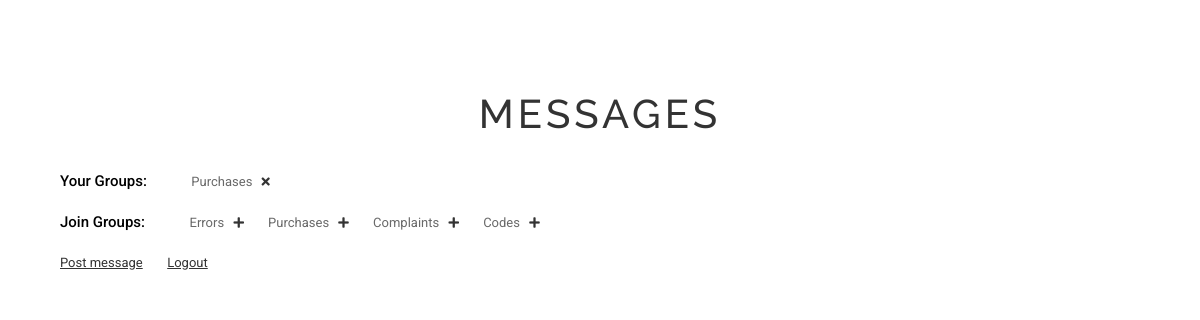
/messages (signed in), run on an earlier commit of the app's database.
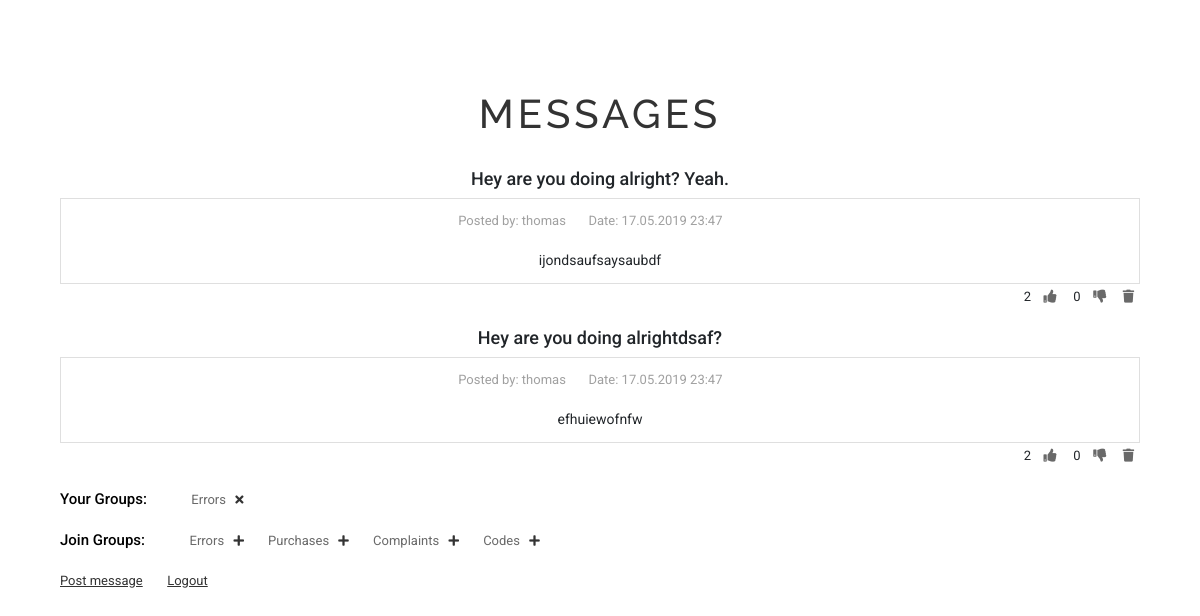
And on a later commit of the database.
### tables this page shows
CREATE TABLE groups (groupname text, username text);

CREATE TABLE messages (name text, message_content text, likes int, dislikes int, group_ text, creator text, date_created text);

### app.py (the view)
@app.route('/messages')
@is_logged_in
def messages():
	current_user = session['username']
	connection = sqlite3.connect('message_board.db')
	cursor = connection.cursor()
	query = "SELECT groupname FROM groups"
	result = cursor.execute(query)
	all_groups = []
	for row in result:
		if row[0] not in all_groups:
			all_groups.append(row[0])
	query = "SELECT groupname FROM groups WHERE username=?"
	result = cursor.execute(query, (current_user,))
	groups = []
	for row in result:
		groups.append(row[0])
	placeholder= '?' # For SQLite. See DBAPI paramstyle.
	placeholders= ', '.join(placeholder for unused in groups)
	query = 'SELECT * FROM messages WHERE group_ IN (%s)' % placeholders
	result = cursor.execute(query, groups)
	messages = []
	for row in result:
		messages.append({'name':row[0], 'message_content':row[1], 'likes':row[2], 'dislikes':row[3], 'group_':row[4], 'creator':row[5], 'date_created':row[6]})
	connection.close()
	return render_template('messages.html', messages=messages, groups=groups, all_groups=all_groups)

### app.py (called while the page is built)
def is_logged_in(f):
	@wraps(f)
	def wrap(*args, **kwargs):
		if 'logged_in' in session:
			return f(*args, **kwargs)
		else:
			flash('Unauthorized, Please login', 'danger')
			return redirect(url_for('login'))
	return wrap

### templates/messages.html (shortened to what this page needs)
{% extends 'layout.html' %}
{% block body %}
<div class="container message-board-wrapper">
	<div class="text-center message-section">
		<h1>Messages</h1>
		{% if session.logged_in %}
		<ul class="list-group message-format" style="list-style: none;">
		{% for message in messages%}
			<h3 style="font-size: 18px;">{{ message.name }}</h3>
			<li class="list-group-item">
				<span style="color: #a0a0a0;">
					Posted by: {{ message.creator }}&nbsp;&nbsp;&nbsp;&nbsp;&nbsp;&nbsp;
					Date: {{ message.date_created }}&nbsp;&nbsp;&nbsp;&nbsp;&nbsp;&nbsp;
				</span>
				<br>
				<br>
				<div style="font-size: 14px;">{{ message.message_content}}</div>
			</li>
			<ul class="text-right" style="margin-bottom: 20px;">
				<li style="display: inline-block;">
					<form action="{{ url_for('upvote', id=message.name) }}" method="post">
						{{ message.likes }}&nbsp;
						<button type="submit" style="color: #696969; border: none; background: none;"><i class="fas fa-thumbs-up"></i></button>&nbsp;&nbsp;
					</form>
				</li>
				<li style="display: inline-block;">
					<form action="{{ url_for('downvote', id=message.name) }}" method="post">
						{{ message.dislikes }}&nbsp;
						<button type="submit" style="color: #696969; border: none; background: none;"><i class="fas fa-thumbs-down"></i></button>
					</form>
				</li>
				<li style="display: inline-block;">
					<form action="{{ url_for('delete_message', id=message.name) }}" method="post">
						<button type="submit" style="color: #696969; border: none; background: none;"><i class="fas fa-trash"></i></button>
					</form>
				</li>
			</ul>
		{% endfor %}
		</ul>
	</div>
	<div>
		<li style="display: inline-block;"><h2 style="font-size: 15px;">Your Groups:</h2></li>
		<li style="display: inline-block;">
			<ul>
				{% for groupname in groups %}
				<li style="display: inline-block; margin-right: 15px; color: #696969;">
					<form action="{{ url_for('leave_group', id=groupname) }}" method="post">
						{{ groupname }}
						<button type="submit" name="" style="border: none; background: none; color: #333;"><i class="fas fa-times" style="font-size: 12px;"></i></button>
					</form>
				</li>
				{% endfor %}
			</ul>
		</li>
	</div>
	<div>
		<li style="display: inline-block;"><h2 style="font-size: 15px;">Join Groups:</h2></li>
		<li style="display: inline-block;">
			<ul>
				{% for groupname_all in all_groups %}
					<li style="display: inline-block; margin-right: 15px; color: #696969;">
						<form action="{{ url_for('join_group', id=groupname_all) }}" method="post">
							{{ groupname_all }}
							<button type="submit" name="" style="border: none; background: none; color: #333;"><i class="fas fa-plus" style="font-size: 12px;"></i></button>
						</form>
					</li>
				{% endfor %}
			</ul>
		</li>
	</div>
	<div style="margin-bottom: 10px;">
		<li style="display: inline-block; margin-right: 20px;"><a href="/add_message" style="font-size: 13px; color: #333; text-decoration: underline;">Post message</a></li>
		<li style="display: inline-block;"><a href="/logout" style="font-size: 13px; color: #333; text-decoration: underline;">Logout</a></li>
	</div>
	{% else %}
	<div style="margin-top: 15;">
		Please <a href="/login">log in</a> or <a href="/register">register</a> to continue.
	</div>
	{% endif %}
</div>
{% endblock %}

### templates/layout.html (shortened to what this page needs)
<!DOCTYPE html>
<html>
<head>
	<link rel="stylesheet" type="text/css" href="{{ url_for('static', filename='style.css') }}">
	<link rel="stylesheet" href="https://stackpath.bootstrapcdn.com/bootstrap/4.3.1/css/bootstrap.min.css">
	<link rel="stylesheet" href="https://use.fontawesome.com/releases/v5.6.3/css/all.css">
</head>
<body style="width: 100%;">
	<div class="container">
      	{% block body %}{% endblock %}
	</div>
</html>

### static/style.css (style rules this page uses)
h1 { color: #333; font-family: 'Raleway', sans-serif; font-size: 50px; font-weight: 700; text-transform: uppercase; letter-spacing: 4px; }
h2 { color: #000; font-family: 'Roboto', sans-serif; font-size: 10px; font-weight: 700; }
h3 { font-size: 15px; font-family: 'Roboto', sans-serif; }
li { font-family: 'Roboto', sans-serif; font-size: 13px; }
.message-section { margin-top: 90px; }
.message-format { margin-top: 30px; margin-bottom: 15px; }

What changed in the data, as far as the page shows it:
removed groups: groupname "Purchases", shown under "Your Groups:"
added messages: name "Hey are you doing alright? Yeah.", creator "thomas", date_created "17.05.2019 23:47", message_content "ijondsaufsaysaubdf", likes "2", dislikes "0"
added messages: name "Hey are you doing alrightdsaf?", creator "thomas", date_created "17.05.2019 23:47", message_content "efhuiewofnfw", likes "2", dislikes "0"
added groups: groupname "Errors", shown under "Your Groups:"
